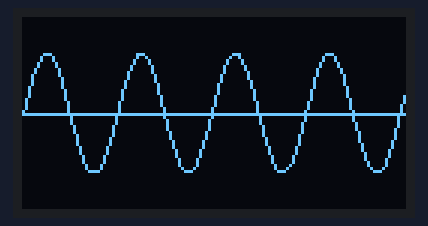
The sketch below on a simulated Arduino Uno, built with avr-gcc and run on an emulated ATmega328P. On the bench: 128×64 one-colour display.

Above: at 0.2 s.

The sketch:

Sine_Wave_graph.ino
```cpp
/*
sine graph on OLED

OLED wire connecction I2C OLED & UNO
OLED Pin	Arduino Uno / Mega
VCC	5V
GND	GND
SDA	A4 (Uno) / 20 (Mega)
SCL	A5 (Uno) / 21 (Mega)
*/

#include <Wire.h>
#include <Adafruit_GFX.h>
#include <Adafruit_SSD1306.h>
#include <math.h>

#define SCREEN_WIDTH 128
#define SCREEN_HEIGHT 64
Adafruit_SSD1306 display(SCREEN_WIDTH, SCREEN_HEIGHT, &Wire, -1);

#define AMPLITUDE 20      // Height of sine wave (in pixels)
#define FREQUENCY 0.2     // Controls number of cycles across width
#define OFFSET_Y 32       // Vertical offset (middle of screen)
#define STEP 1            // Step per X axis

void setup() {
  Serial.begin(9600);
  if (!display.begin(SSD1306_SWITCHCAPVCC, 0x3C)) {
    Serial.println(F("OLED not found"));
    while (true);
  }
  display.clearDisplay();
  display.display();
}

void loop() {
  display.clearDisplay();

  // Draw X-axis
  display.drawFastHLine(0, OFFSET_Y, SCREEN_WIDTH, SSD1306_WHITE);

  // Draw sine wave
  for (int x = 0; x < SCREEN_WIDTH - STEP; x += STEP) {
    float radians1 = x * FREQUENCY;
    float radians2 = (x + STEP) * FREQUENCY;

    int y1 = OFFSET_Y - AMPLITUDE * sin(radians1);
    int y2 = OFFSET_Y - AMPLITUDE * sin(radians2);

    display.drawLine(x, y1, x + STEP, y2, SSD1306_WHITE);
  }

  display.display();
  delay(1000); // Update every second
}
```
